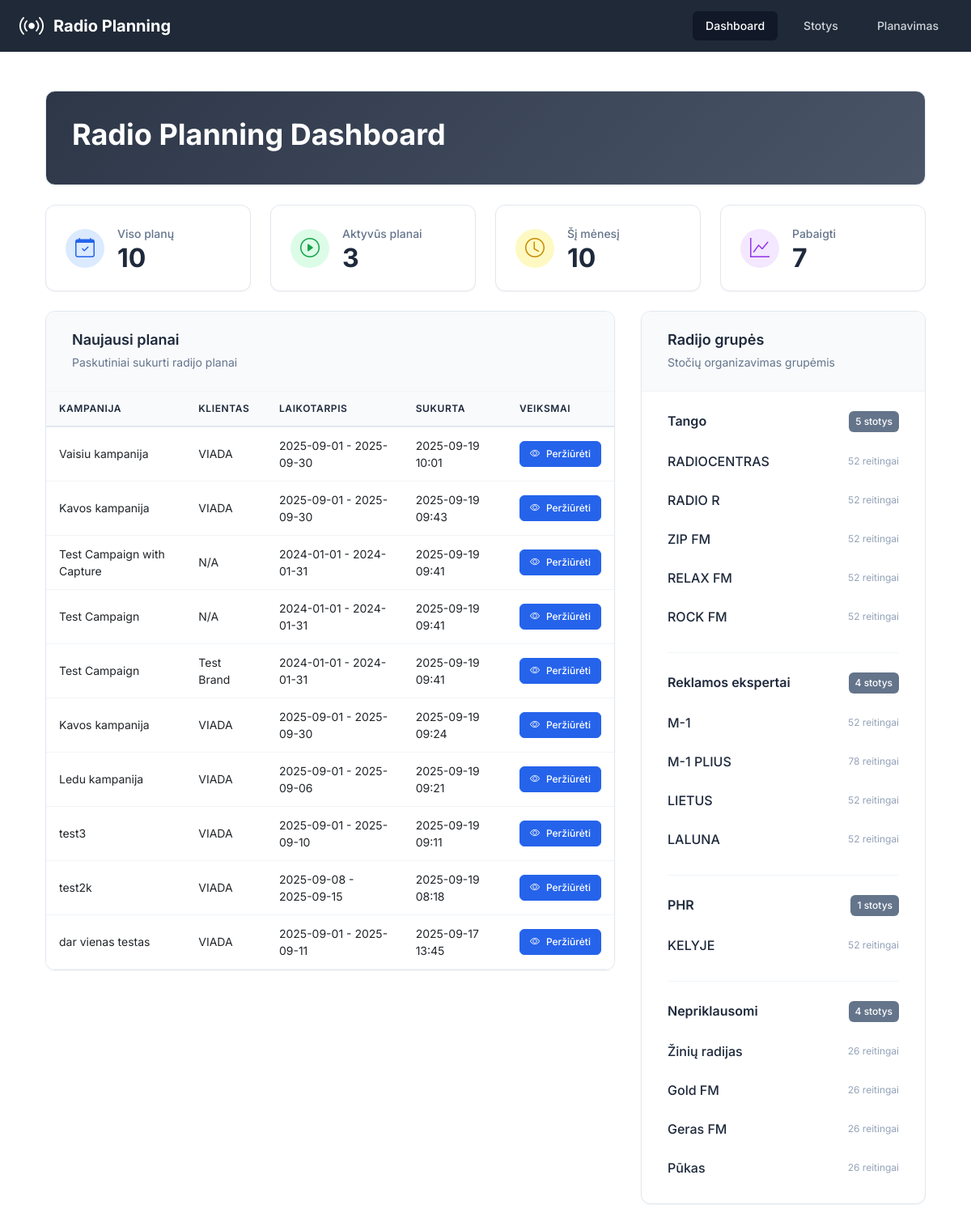
Before: / with the older database file.
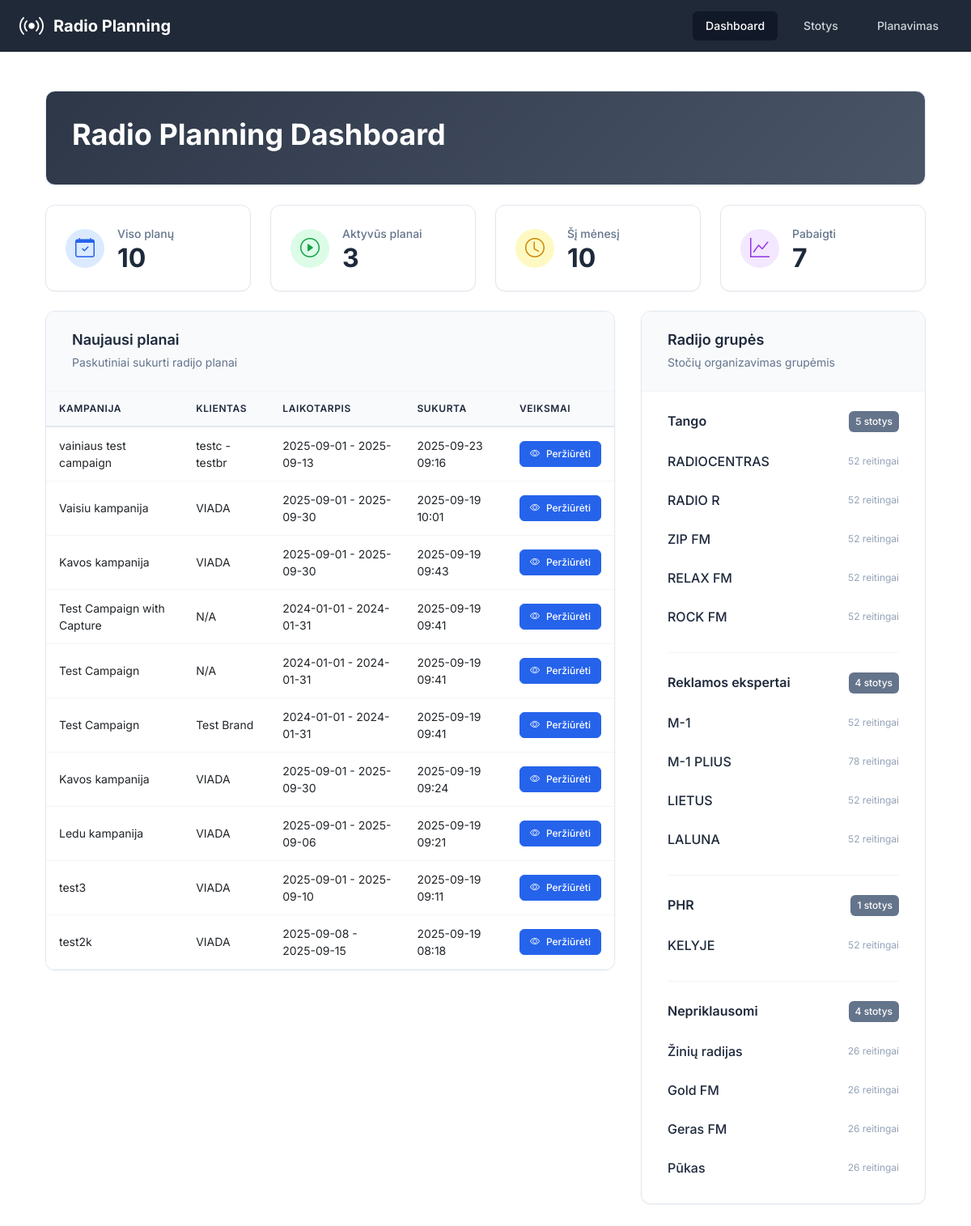
After: the same page with the newer database file.
### app/models.py (models this page shows, shortened)
class RadioPlan(db.Model):
    __tablename__ = 'radio_plans'
    id = db.Column(db.Integer, primary_key=True)
    campaign_id = db.Column(db.Integer, nullable=False)  # From projects-crm
    campaign_name = db.Column(db.String(200))
    project_id = db.Column(db.Integer)
    project_name = db.Column(db.String(200))
    client_brand_id = db.Column(db.Integer)
    client_brand_name = db.Column(db.String(200))
    start_date = db.Column(db.Date, nullable=False)
    end_date = db.Column(db.Date, nullable=False)
    target_audience = db.Column(db.String(50), nullable=False)
    our_discount = db.Column(db.Float, default=0)  # Percentage
    client_discount = db.Column(db.Float, default=0)  # Percentage
    created_at = db.Column(db.DateTime, default=datetime.utcnow)
    updated_at = db.Column(db.DateTime, default=datetime.utcnow, onupdate=datetime.utcnow)
    spots = db.relationship('RadioSpot', backref='plan', lazy='dynamic', cascade='all, delete-orphan')
    clips = db.relationship('RadioClip', backref='plan', lazy='dynamic', cascade='all, delete-orphan')
    selected_stations = db.relationship('RadioStation', secondary=plan_stations, lazy='subquery',
                                      backref=db.backref('plans', lazy=True))

class RadioGroup(db.Model):
    __tablename__ = 'radio_groups'
    id = db.Column(db.Integer, primary_key=True)
    name = db.Column(db.String(100), nullable=False, unique=True)
    created_at = db.Column(db.DateTime, default=datetime.utcnow)
    stations = db.relationship('RadioStation', backref='group', lazy='dynamic', cascade='all, delete-orphan')

class RadioStation(db.Model):
    __tablename__ = 'radio_stations'
    id = db.Column(db.Integer, primary_key=True)
    name = db.Column(db.String(100), nullable=False)
    group_id = db.Column(db.Integer, db.ForeignKey('radio_groups.id'), nullable=False)
    created_at = db.Column(db.DateTime, default=datetime.utcnow)
    updated_at = db.Column(db.DateTime, default=datetime.utcnow, onupdate=datetime.utcnow)
    prices = db.relationship('StationPrice', backref='station', lazy='dynamic', cascade='all, delete-orphan')
    ratings = db.relationship('StationRating', backref='station', lazy='dynamic', cascade='all, delete-orphan')

### app/routes.py (the view)
@main_bp.route('/')
def index():
    plans = RadioPlan.query.order_by(RadioPlan.created_at.desc()).limit(10).all()
    stations = RadioStation.query.all()
    groups = RadioGroup.query.all()
    return render_template('index.html',
                         plans=plans,
                         stations=stations,
                         groups=groups)

### app/templates/index.html (shortened to what this page needs)
{% extends "base.html" %}
{% block content %}
<div class="container-fluid p-0">
    <div class="dashboard-header mb-4">
        <div class="header-content">
            <h1 style="color: white;">Radio Planning Dashboard</h1>
        </div>
    </div>
    <div class="grid grid-cols-1 gap-4 sm:grid-cols-4 mb-6">
        <div class="professional-card">
            <div class="card-content">
                <div class="card-icon bg-blue-100">
                    <i class="bi bi-calendar-check text-blue-600"></i>
                </div>
                <div class="card-stats">
                    <p class="card-title">Viso planų</p>
                    <p class="card-number" id="totalPlans">{{ plans | length }}</p>
                </div>
            </div>
        </div>
        <div class="professional-card">
            <div class="card-content">
                <div class="card-icon bg-green-100">
                    <i class="bi bi-play-circle text-green-600"></i>
                </div>
                <div class="card-stats">
                    <p class="card-title">Aktyvūs planai</p>
                    <p class="card-number" id="activePlans">0</p>
                </div>
            </div>
        </div>
        <div class="professional-card">
            <div class="card-content">
                <div class="card-icon bg-yellow-100">
                    <i class="bi bi-clock text-yellow-600"></i>
                </div>
                <div class="card-stats">
                    <p class="card-title">Šį mėnesį</p>
                    <p class="card-number" id="thisMonthPlans">0</p>
                </div>
            </div>
        </div>
        <div class="professional-card">
            <div class="card-content">
                <div class="card-icon bg-purple-100">
                    <i class="bi bi-graph-up text-purple-600"></i>
                </div>
                <div class="card-stats">
                    <p class="card-title">Pabaigti</p>
                    <p class="card-number" id="completedPlans">0</p>
                </div>
            </div>
        </div>
    </div>
    <div class="content-grid">
        <div class="content-section plans-section">
            <div class="professional-section">
                <div class="section-header">
                    <div class="section-title">
                        <h3>Naujausi planai</h3>
                        <span class="section-subtitle">Paskutiniai sukurti radijo planai</span>
                    </div>
                </div>
                <div class="table-container">
                    {% if plans %}
                    <div class="table-responsive">
                        <table class="professional-table">
                            <thead>
                                <tr>
                                    <th>Kampanija</th>
                                    <th>Klientas</th>
                                    <th>Laikotarpis</th>
                                    <th>Sukurta</th>
                                    <th>Veiksmai</th>
                                </tr>
                            </thead>
                            <tbody>
                                {% for plan in plans %}
                                <tr>
                                    <td>{{ plan.campaign_name or 'N/A' }}</td>
                                    <td>{{ plan.client_brand_name or 'N/A' }}</td>
                                    <td>{{ plan.start_date.strftime('%Y-%m-%d') }} - {{ plan.end_date.strftime('%Y-%m-%d') }}</td>
                                    <td>{{ plan.created_at.strftime('%Y-%m-%d %H:%M') }}</td>
                                    <td>
                                        <a href="{{ url_for('main.view_plan', plan_id=plan.id) }}" class="btn-professional btn-primary btn-sm">
                                            <i class="bi bi-eye"></i>
                                            <span>Peržiūrėti</span>
                                        </a>
                                    </td>
                                </tr>
                                {% endfor %}
                            </tbody>
                        </table>
                    </div>
                    {% endif %}
                </div>
            </div>
        </div>
        <div class="content-section groups-section">
            <div class="professional-section">
                <div class="section-header">
                    <div class="section-title">
                        <h3>Radijo grupės</h3>
                        <span class="section-subtitle">Stočių organizavimas grupėmis</span>
                    </div>
                </div>
                <div class="groups-container">
                    {% for group in groups %}
                    <div class="group-item">
                        <div class="group-header">
                            <h4>{{ group.name }}</h4>
                            <span class="group-badge">{{ group.stations.count() }} stotys</span>
                        </div>
                        <div class="stations-list">
                            {% for station in group.stations %}
                            <div class="station-item">
                                <span class="station-name">{{ station.name }}</span>
                                <span class="station-info">{{ station.ratings.count() }} reitingai</span>
                            </div>
                            {% endfor %}
                        </div>
                    </div>
                    {% endfor %}
                </div>
            </div>
        </div>
    </div>
</div>
{% endblock %}

### app/templates/base.html (shortened to what this page needs)
<!DOCTYPE html>
<html lang="lt" class="h-full bg-gray-50">
<head>
    <script src="https://cdn.tailwindcss.com"></script>
    <link rel="stylesheet" href="https://cdn.jsdelivr.net/npm/bootstrap-icons@1.11.0/font/bootstrap-icons.css">
    <link href="https://cdn.jsdelivr.net/npm/bootstrap@5.3.0/dist/css/bootstrap.min.css" rel="stylesheet">
</head>
<body class="h-full">
    <div class="min-h-full">
        <header class="bg-gray-800">
            <div class="max-w-7xl mx-auto px-4 sm:px-6 lg:px-8">
                <div class="flex justify-between h-16">
                    <div class="flex items-center">
                        <div class="flex-shrink-0">
                            <div class="flex items-center">
                                <i class="bi bi-broadcast text-white text-3xl mr-3"></i>
                                <h1 class="text-xl font-bold text-white">Radio Planning</h1>
                            </div>
                        </div>
                    </div>
                    <nav class="hidden md:flex items-center space-x-4">
                        <a href="{{ url_for('main.index') }}"
                           class="{% if request.endpoint == 'main.index' %}bg-gray-900 text-white{% else %}text-gray-300 hover:bg-gray-700 hover:text-white{% endif %} px-3 py-2 rounded-md text-sm font-medium transition-colors">
                            Dashboard
                        </a>
                        <a href="{{ url_for('main.stations') }}"
                           class="{% if request.endpoint == 'main.stations' %}bg-gray-900 text-white{% else %}text-gray-300 hover:bg-gray-700 hover:text-white{% endif %} px-3 py-2 rounded-md text-sm font-medium transition-colors">
                            Stotys
                        </a>
                        <a href="{{ url_for('main.planning') }}"
                           class="{% if request.endpoint == 'main.planning' %}bg-gray-900 text-white{% else %}text-gray-300 hover:bg-gray-700 hover:text-white{% endif %} px-3 py-2 rounded-md text-sm font-medium transition-colors">
                            Planavimas
                        </a>
                    </nav>
                </div>
            </div>
        </header>
        <main class="max-w-7xl mx-auto py-6 sm:px-6 lg:px-8">
            <div class="px-4 py-6 sm:px-0">
                {% block content %}{% endblock %}
            </div>
        </main>
    </div>
</body>
</html>

### app/templates/base.html (style rules this page uses)
body { font-family: 'Inter', sans-serif; }

Changed rows visible on the page:
no longer on this page (row unchanged): RadioPlan: campaign_name "dar vienas testas", client_brand_name "VIADA", start_date "2025-09-01", end_date "2025-09-11", created_at "2025-09-17 13:45"
added RadioPlan: campaign_name "vainiaus test campaign", client_brand_name "testc - testbr", start_date "2025-09-01", end_date "2025-09-13", created_at "2025-09-23 09:16"
